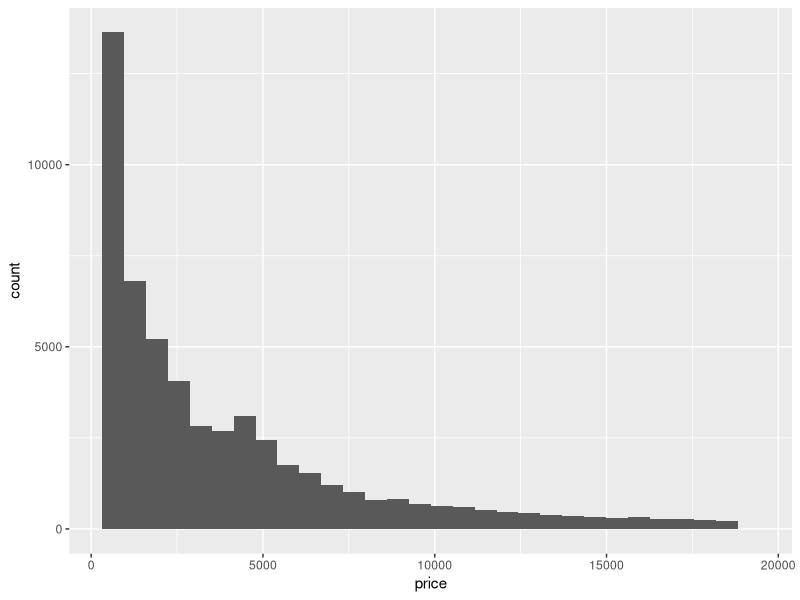
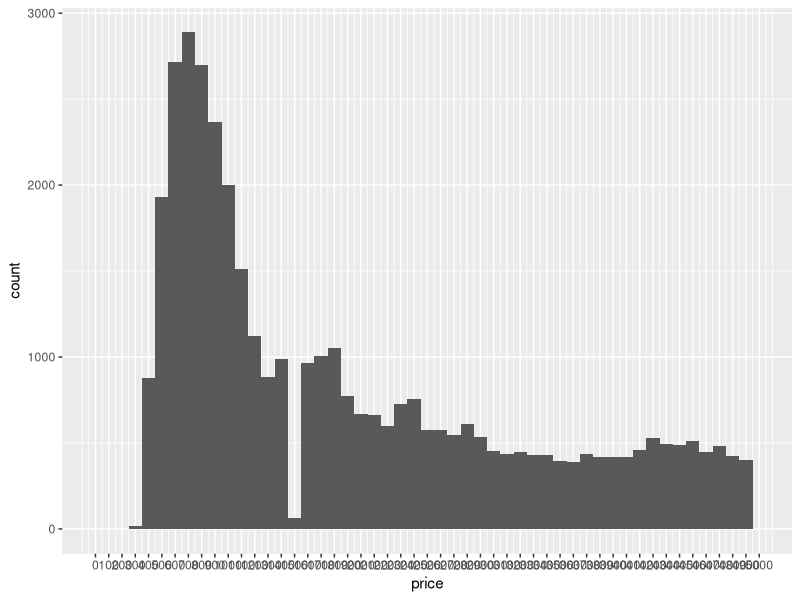
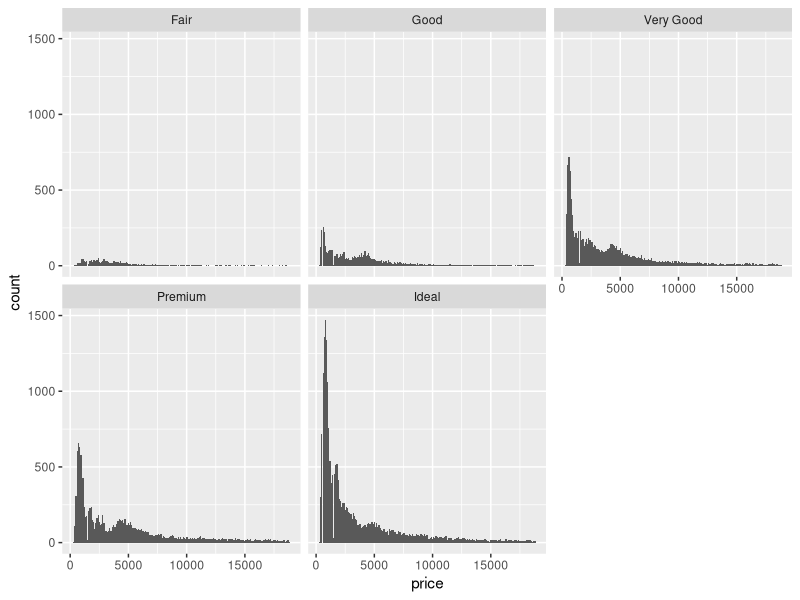
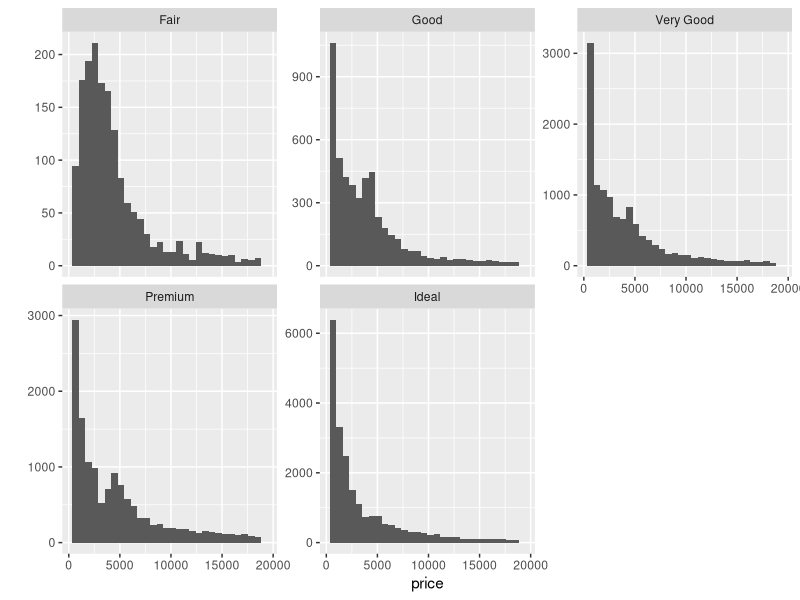
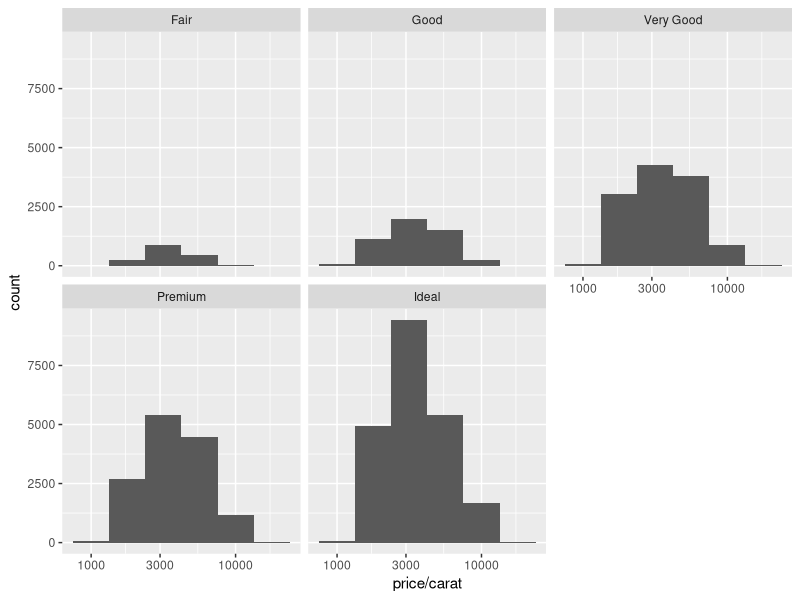
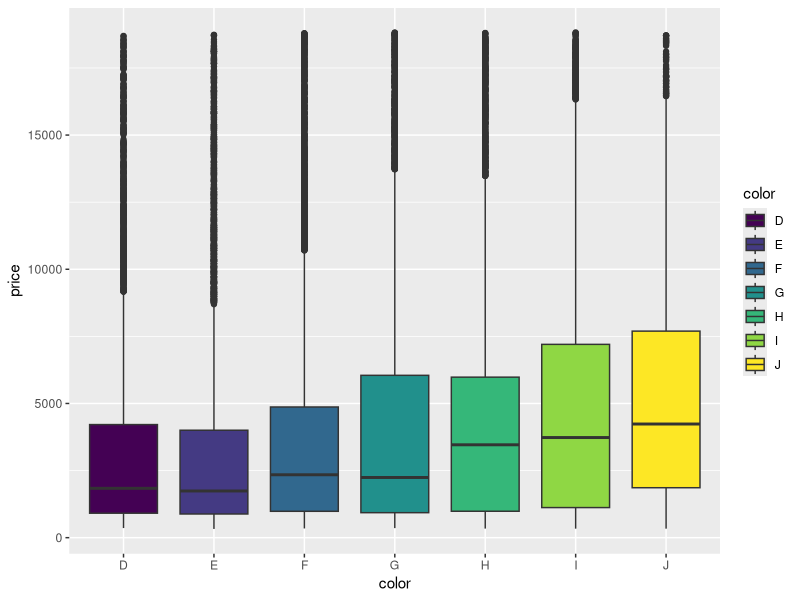
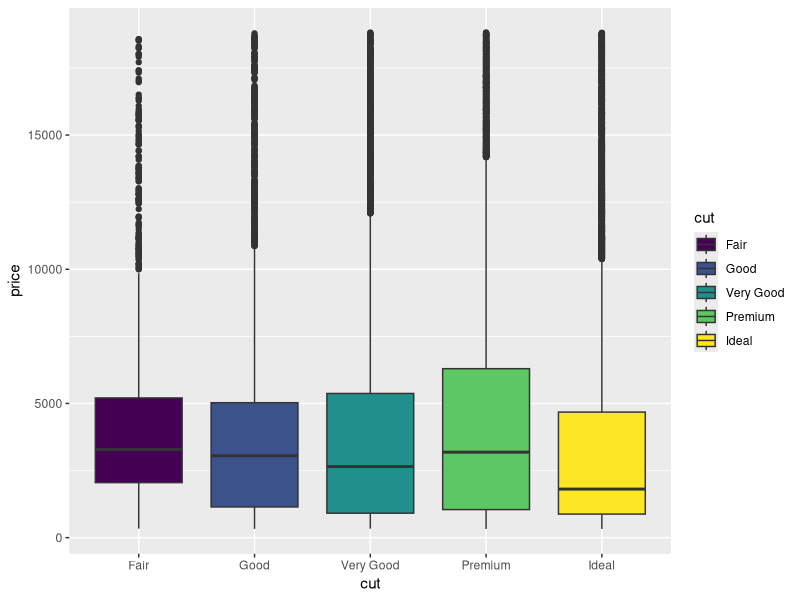
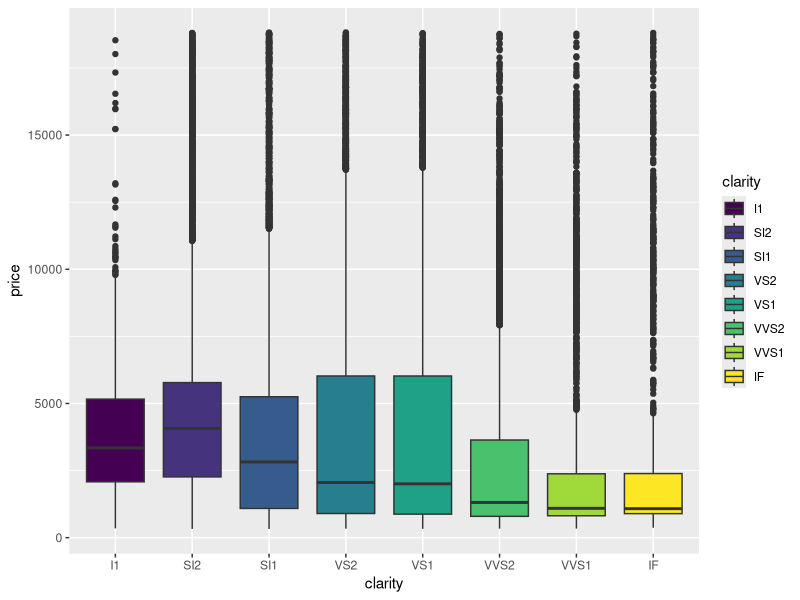

Here is the R script that generated these plots, in order:
library(ggplot2)
data(diamonds)
summary(diamonds)
dim(diamonds)
str(diamonds)

ggplot(aes(x=price),data=diamonds)+
  geom_histogram()

summary(diamonds$price)

diamdons_less_500  <- subset(diamonds, diamonds$price <500)
dim(diamdons_less_500)

diamdons_less_250 <- subset(diamonds, diamonds$price <250)
dim(diamdons_less_250)

diamdons_more_15000  <- subset(diamonds, diamonds$price >=15000)
dim(diamdons_more_15000)


ggplot(aes(x=price),data=subset(diamonds,!is.na(diamonds$price)))+
  geom_histogram(binwidth = 100) +
  scale_x_continuous(limits = c(0,5000), breaks = seq(0,5000,100))


ggplot(aes(x=price),data=diamonds)+
  geom_histogram(binwidth = 100) +
  scale_x_continuous()+
  facet_wrap(~cut)

by(diamonds$price, diamonds$cut, summary)

qplot(x = price, data = diamonds) + facet_wrap(~cut,scales = "free_y")

ggplot(aes(x=price/carat),data=subset(diamonds,!is.na(diamonds$price)))+
  geom_histogram(binwidth = 0.25) +
  scale_x_log10()+
  facet_wrap(~cut)


ggplot(aes(x=color, y=price), data=subset(diamonds,!is.na(diamonds$price))) +
  geom_boxplot(aes(fill =color))

by(diamonds$price, diamonds$color, summary)

ggplot(aes(x=cut, y=price), data=subset(diamonds,!is.na(diamonds$price))) +
  geom_boxplot(aes(fill =cut))

by(diamonds$price, diamonds$cut, summary)

ggplot(aes(x=clarity, y=price), data=subset(diamonds,!is.na(diamonds$price))) +
  geom_boxplot(aes(fill =clarity))

by(diamonds$price, diamonds$clarity, summary)

color_D <- subset(diamonds,color =="D")
IQR(color_D$price)

color_J <- subset(diamonds,color =="J")
IQR(color_J$price)

ggplot(aes(x=color, y=price/carat), data=subset(diamonds,!is.na(diamonds$price))) +
  geom_boxplot(aes(fill =color))

ggplot(aes(x=carat),data=subset(diamonds,!is.na(diamonds$carat))) +
  geom_freqpoly(binwidth=0.1) +
  scale_x_continuous(breaks = seq(0,6,0.1)) +
  scale_y_continuous(breaks = seq(0,10000,1000))
  
  